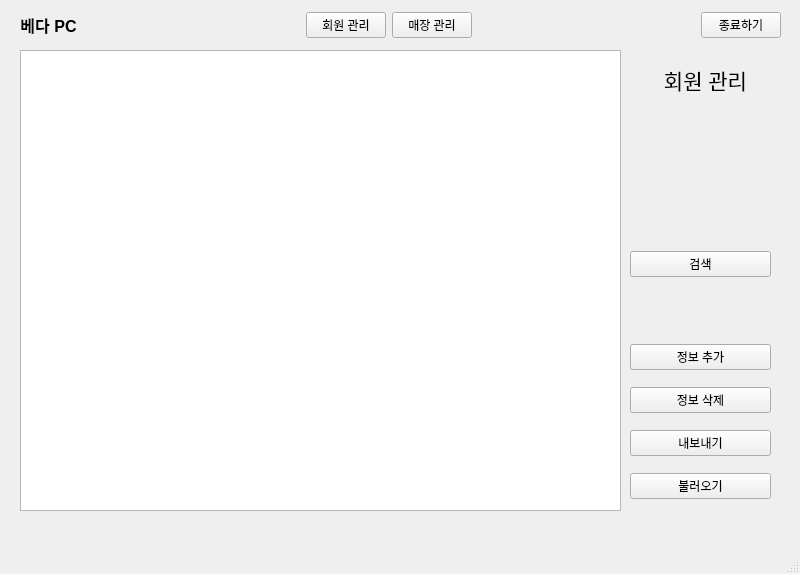
<?xml version="1.0" encoding="UTF-8"?>
<ui version="4.0">
 <class>MainWindow</class>
 <widget class="QMainWindow" name="MainWindow">
  <property name="geometry">
   <rect>
    <x>0</x>
    <y>0</y>
    <width>800</width>
    <height>574</height>
   </rect>
  </property>
  <property name="windowTitle">
   <string>MainWindow</string>
  </property>
  <widget class="QWidget" name="centralwidget">
   <widget class="QStackedWidget" name="stackedWidget">
    <property name="geometry">
     <rect>
      <x>10</x>
      <y>50</y>
      <width>771</width>
      <height>491</height>
     </rect>
    </property>
    <property name="currentIndex">
     <number>0</number>
    </property>
    <widget class="QWidget" name="page_one_2">
     <widget class="QWidget" name="verticalLayoutWidget_4">
      <property name="geometry">
       <rect>
        <x>620</x>
        <y>190</y>
        <width>141</width>
        <height>271</height>
       </rect>
      </property>
      <layout class="QVBoxLayout" name="verticalLayout_2">
       <item>
        <widget class="QPushButton" name="SearchBtn_2">
         <property name="text">
          <string>검색</string>
         </property>
        </widget>
       </item>
       <item>
        <spacer name="verticalSpacer_3">
         <property name="orientation">
          <enum>Qt::Orientation::Vertical</enum>
         </property>
         <property name="sizeType">
          <enum>QSizePolicy::Policy::Preferred</enum>
         </property>
         <property name="sizeHint" stdset="0">
          <size>
           <width>20</width>
           <height>50</height>
          </size>
         </property>
        </spacer>
       </item>
       <item>
        <widget class="QPushButton" name="InfoAddBtn_2">
         <property name="text">
          <string>정보 추가</string>
         </property>
        </widget>
       </item>
       <item>
        <widget class="QPushButton" name="InfoDelBtn_2">
         <property name="text">
          <string>정보 삭제</string>
         </property>
        </widget>
       </item>
       <item>
        <widget class="QPushButton" name="pushButton_SaveFile">
         <property name="text">
          <string>내보내기</string>
         </property>
        </widget>
       </item>
       <item>
        <widget class="QPushButton" name="pushButton_LoadFile">
         <property name="text">
          <string>불러오기</string>
         </property>
        </widget>
       </item>
      </layout>
     </widget>
     <widget class="QTreeView" name="InfoView_2">
      <property name="geometry">
       <rect>
        <x>10</x>
        <y>0</y>
        <width>601</width>
        <height>461</height>
       </rect>
      </property>
     </widget>
     <widget class="QLabel" name="label_5">
      <property name="geometry">
       <rect>
        <x>620</x>
        <y>0</y>
        <width>151</width>
        <height>61</height>
       </rect>
      </property>
      <property name="text">
       <string>&lt;html&gt;&lt;head/&gt;&lt;body&gt;&lt;p align=&quot;center&quot;&gt;&lt;span style=&quot; font-size:16pt;&quot;&gt;회원 관리&lt;/span&gt;&lt;/p&gt;&lt;/body&gt;&lt;/html&gt;</string>
      </property>
     </widget>
    </widget>
    <widget class="QWidget" name="page_two_2">
     <widget class="QWidget" name="formLayoutWidget_2">
      <property name="geometry">
       <rect>
        <x>50</x>
        <y>20</y>
        <width>441</width>
        <height>411</height>
       </rect>
      </property>
      <layout class="QFormLayout" name="formLayout_4">
       <item row="0" column="0">
        <widget class="QLabel" name="label_2">
         <property name="text">
          <string>이름</string>
         </property>
        </widget>
       </item>
       <item row="0" column="1">
        <widget class="QLineEdit" name="lineEdit_Name"/>
       </item>
       <item row="1" column="0">
        <widget class="QLabel" name="label_4">
         <property name="text">
          <string>아이디</string>
         </property>
        </widget>
       </item>
       <item row="1" column="1">
        <widget class="QLineEdit" name="lineEdit_ID"/>
       </item>
       <item row="2" column="0">
        <widget class="QLabel" name="label_18">
         <property name="text">
          <string>비밀번호</string>
         </property>
        </widget>
       </item>
       <item row="2" column="1">
        <widget class="QLineEdit" name="lineEdit_PW"/>
       </item>
       <item row="3" column="0">
        <widget class="QLabel" name="label_3">
         <property name="text">
          <string>잔여금액</string>
         </property>
        </widget>
       </item>
       <item row="3" column="1">
        <widget class="QSpinBox" name="spinBox_Charge"/>
       </item>
       <item row="4" column="0">
        <widget class="QLabel" name="label_13">
         <property name="text">
          <string>전화번호</string>
         </property>
        </widget>
       </item>
       <item row="4" column="1">
        <widget class="QLineEdit" name="lineEdit_Phone"/>
       </item>
       <item row="5" column="0">
        <widget class="QLabel" name="label_16">
         <property name="text">
          <string>생년월일</string>
         </property>
        </widget>
       </item>
       <item row="5" column="1">
        <widget class="QDateEdit" name="dateEdit"/>
       </item>
       <item row="7" column="0">
        <widget class="QLabel" name="label_14">
         <property name="text">
          <string>이메일</string>
         </property>
        </widget>
       </item>
       <item row="7" column="1">
        <widget class="QLineEdit" name="lineEdit_Email"/>
       </item>
       <item row="9" column="0">
        <widget class="QLabel" name="label_15">
         <property name="text">
          <string>주소</string>
         </property>
        </widget>
       </item>
       <item row="13" column="0">
        <widget class="QLabel" name="label_17">
         <property name="text">
          <string>메모</string>
         </property>
        </widget>
       </item>
       <item row="13" column="1">
        <widget class="QTextEdit" name="textEdit_Memo"/>
       </item>
       <item row="6" column="0">
        <widget class="QLabel" name="label_Gender">
         <property name="text">
          <string>성별</string>
         </property>
        </widget>
       </item>
       <item row="6" column="1">
        <layout class="QHBoxLayout" name="horizontalLayout_4">
         <item>
          <widget class="QRadioButton" name="radioButton_Male">
           <property name="text">
            <string>남자</string>
           </property>
          </widget>
         </item>
         <item>
          <widget class="QRadioButton" name="radioButton_Female">
           <property name="text">
            <string>여자</string>
           </property>
          </widget>
         </item>
        </layout>
       </item>
       <item row="9" column="1">
        <widget class="QTextEdit" name="textEdit_Address"/>
       </item>
      </layout>
     </widget>
     <widget class="QWidget" name="verticalLayoutWidget_5">
      <property name="geometry">
       <rect>
        <x>560</x>
        <y>320</y>
        <width>160</width>
        <height>61</height>
       </rect>
      </property>
      <layout class="QVBoxLayout" name="verticalLayout_5">
       <item>
        <widget class="QPushButton" name="pushButton_Add">
         <property name="text">
          <string>저장</string>
         </property>
        </widget>
       </item>
       <item>
        <widget class="QPushButton" name="pushButton_Back">
         <property name="text">
          <string>뒤로가기</string>
         </property>
        </widget>
       </item>
      </layout>
     </widget>
     <widget class="QLabel" name="label_27">
      <property name="geometry">
       <rect>
        <x>570</x>
        <y>30</y>
        <width>151</width>
        <height>61</height>
       </rect>
      </property>
      <property name="text">
       <string>&lt;html&gt;&lt;head/&gt;&lt;body&gt;&lt;p align=&quot;center&quot;&gt;&lt;span style=&quot; font-size:16pt;&quot;&gt;회원 정보 관리&lt;/span&gt;&lt;/p&gt;&lt;/body&gt;&lt;/html&gt;</string>
      </property>
     </widget>
    </widget>
    <widget class="QWidget" name="page_three">
     <widget class="QGroupBox" name="groupBox">
      <property name="geometry">
       <rect>
        <x>20</x>
        <y>30</y>
        <width>161</width>
        <height>201</height>
       </rect>
      </property>
      <property name="sizePolicy">
       <sizepolicy hsizetype="Fixed" vsizetype="Fixed">
        <horstretch>20</horstretch>
        <verstretch>20</verstretch>
       </sizepolicy>
      </property>
      <property name="title">
       <string>1번 자리</string>
      </property>
      <widget class="QWidget" name="verticalLayoutWidget_6">
       <property name="geometry">
        <rect>
         <x>10</x>
         <y>30</y>
         <width>141</width>
         <height>161</height>
        </rect>
       </property>
       <layout class="QVBoxLayout" name="verticalLayout_6">
        <item>
         <widget class="QLabel" name="label_6">
          <property name="text">
           <string>&lt;html&gt;&lt;head/&gt;&lt;body&gt;&lt;p align=&quot;center&quot;&gt;비어있음.&lt;/p&gt;&lt;/body&gt;&lt;/html&gt;</string>
          </property>
         </widget>
        </item>
        <item>
         <widget class="QPushButton" name="pushButton">
          <property name="text">
           <string>채팅 입장</string>
          </property>
         </widget>
        </item>
       </layout>
      </widget>
     </widget>
     <widget class="QGroupBox" name="groupBox_2">
      <property name="geometry">
       <rect>
        <x>210</x>
        <y>30</y>
        <width>161</width>
        <height>201</height>
       </rect>
      </property>
      <property name="sizePolicy">
       <sizepolicy hsizetype="Fixed" vsizetype="Fixed">
        <horstretch>20</horstretch>
        <verstretch>20</verstretch>
       </sizepolicy>
      </property>
      <property name="title">
       <string>2번 자리</string>
      </property>
      <widget class="QWidget" name="verticalLayoutWidget_7">
       <property name="geometry">
        <rect>
         <x>10</x>
         <y>30</y>
         <width>141</width>
         <height>161</height>
        </rect>
       </property>
       <layout class="QVBoxLayout" name="verticalLayout_7">
        <item>
         <widget class="QLabel" name="label_7">
          <property name="text">
           <string>&lt;html&gt;&lt;head/&gt;&lt;body&gt;&lt;p align=&quot;center&quot;&gt;비어있음.&lt;/p&gt;&lt;/body&gt;&lt;/html&gt;</string>
          </property>
         </widget>
        </item>
        <item>
         <widget class="QPushButton" name="pushButton_2">
          <property name="text">
           <string>채팅 입장</string>
          </property>
         </widget>
        </item>
       </layout>
      </widget>
     </widget>
     <widget class="QGroupBox" name="groupBox_3">
      <property name="geometry">
       <rect>
        <x>400</x>
        <y>30</y>
        <width>161</width>
        <height>201</height>
       </rect>
      </property>
      <property name="sizePolicy">
       <sizepolicy hsizetype="Fixed" vsizetype="Fixed">
        <horstretch>20</horstretch>
        <verstretch>20</verstretch>
       </sizepolicy>
      </property>
      <property name="title">
       <string>3번 자리</string>
      </property>
      <widget class="QWidget" name="verticalLayoutWidget_8">
       <property name="geometry">
        <rect>
         <x>10</x>
         <y>30</y>
         <width>141</width>
         <height>161</height>
        </rect>
       </property>
       <layout class="QVBoxLayout" name="verticalLayout_11">
        <item>
         <widget class="QLabel" name="label_19">
          <property name="text">
           <string>&lt;html&gt;&lt;head/&gt;&lt;body&gt;&lt;p align=&quot;center&quot;&gt;비어있음.&lt;/p&gt;&lt;/body&gt;&lt;/html&gt;</string>
          </property>
         </widget>
        </item>
        <item>
         <widget class="QPushButton" name="pushButton_6">
          <property name="text">
           <string>채팅 입장</string>
          </property>
         </widget>
        </item>
       </layout>
      </widget>
     </widget>
     <widget class="QGroupBox" name="groupBox_4">
      <property name="geometry">
       <rect>
        <x>590</x>
        <y>30</y>
        <width>161</width>
        <height>201</height>
       </rect>
      </property>
      <property name="sizePolicy">
       <sizepolicy hsizetype="Fixed" vsizetype="Fixed">
        <horstretch>20</horstretch>
        <verstretch>20</verstretch>
       </sizepolicy>
      </property>
      <property name="title">
       <string>4번 자리</string>
      </property>
      <widget class="QWidget" name="verticalLayoutWidget_9">
       <property name="geometry">
        <rect>
         <x>10</x>
         <y>30</y>
         <width>141</width>
         <height>161</height>
        </rect>
       </property>
       <layout class="QVBoxLayout" name="verticalLayout_15">
        <item>
         <widget class="QLabel" name="label_26">
          <property name="text">
           <string>&lt;html&gt;&lt;head/&gt;&lt;body&gt;&lt;p align=&quot;center&quot;&gt;&lt;span style=&quot; font-weight:700; text-decoration: underline;&quot;&gt;사용중&lt;/span&gt;&lt;/p&gt;&lt;p align=&quot;center&quot;&gt;이용위(dldyddnl) - &lt;/p&gt;&lt;p align=&quot;center&quot;&gt;(Leauge of Legends)&lt;/p&gt;&lt;p align=&quot;center&quot;&gt;[03:10]&lt;/p&gt;&lt;/body&gt;&lt;/html&gt;</string>
          </property>
         </widget>
        </item>
        <item>
         <widget class="QPushButton" name="pushButton_10">
          <property name="text">
           <string>채팅 입장</string>
          </property>
         </widget>
        </item>
       </layout>
      </widget>
     </widget>
     <widget class="QGroupBox" name="groupBox_6">
      <property name="geometry">
       <rect>
        <x>20</x>
        <y>240</y>
        <width>161</width>
        <height>201</height>
       </rect>
      </property>
      <property name="sizePolicy">
       <sizepolicy hsizetype="Fixed" vsizetype="Fixed">
        <horstretch>20</horstretch>
        <verstretch>20</verstretch>
       </sizepolicy>
      </property>
      <property name="title">
       <string>5번 자리</string>
      </property>
      <widget class="QWidget" name="verticalLayoutWidget_11">
       <property name="geometry">
        <rect>
         <x>10</x>
         <y>30</y>
         <width>141</width>
         <height>161</height>
        </rect>
       </property>
       <layout class="QVBoxLayout" name="verticalLayout_12">
        <item>
         <widget class="QLabel" name="label_28">
          <property name="text">
           <string>&lt;html&gt;&lt;head/&gt;&lt;body&gt;&lt;p align=&quot;center&quot;&gt;비어있음.&lt;/p&gt;&lt;/body&gt;&lt;/html&gt;</string>
          </property>
         </widget>
        </item>
        <item>
         <widget class="QPushButton" name="pushButton_7">
          <property name="text">
           <string>채팅 입장</string>
          </property>
         </widget>
        </item>
       </layout>
      </widget>
     </widget>
     <widget class="QGroupBox" name="groupBox_7">
      <property name="geometry">
       <rect>
        <x>210</x>
        <y>240</y>
        <width>161</width>
        <height>201</height>
       </rect>
      </property>
      <property name="sizePolicy">
       <sizepolicy hsizetype="Fixed" vsizetype="Fixed">
        <horstretch>20</horstretch>
        <verstretch>20</verstretch>
       </sizepolicy>
      </property>
      <property name="title">
       <string>6번 자리</string>
      </property>
      <widget class="QWidget" name="verticalLayoutWidget_12">
       <property name="geometry">
        <rect>
         <x>10</x>
         <y>30</y>
         <width>141</width>
         <height>161</height>
        </rect>
       </property>
       <layout class="QVBoxLayout" name="verticalLayout_13">
        <item>
         <widget class="QLabel" name="label_29">
          <property name="text">
           <string>&lt;html&gt;&lt;head/&gt;&lt;body&gt;&lt;p align=&quot;center&quot;&gt;비어있음.&lt;/p&gt;&lt;/body&gt;&lt;/html&gt;</string>
          </property>
         </widget>
        </item>
        <item>
         <widget class="QPushButton" name="pushButton_8">
          <property name="text">
           <string>채팅 입장</string>
          </property>
         </widget>
        </item>
       </layout>
      </widget>
     </widget>
     <widget class="QGroupBox" name="groupBox_8">
      <property name="geometry">
       <rect>
        <x>400</x>
        <y>240</y>
        <width>161</width>
        <height>201</height>
       </rect>
      </property>
      <property name="sizePolicy">
       <sizepolicy hsizetype="Fixed" vsizetype="Fixed">
        <horstretch>20</horstretch>
        <verstretch>20</verstretch>
       </sizepolicy>
      </property>
      <property name="title">
       <string>7번 자리</string>
      </property>
      <widget class="QWidget" name="verticalLayoutWidget_13">
       <property name="geometry">
        <rect>
         <x>10</x>
         <y>30</y>
         <width>141</width>
         <height>161</height>
        </rect>
       </property>
       <layout class="QVBoxLayout" name="verticalLayout_14">
        <item>
         <widget class="QLabel" name="label_30">
          <property name="text">
           <string>&lt;html&gt;&lt;head/&gt;&lt;body&gt;&lt;p align=&quot;center&quot;&gt;비어있음.&lt;/p&gt;&lt;/body&gt;&lt;/html&gt;</string>
          </property>
         </widget>
        </item>
        <item>
         <widget class="QPushButton" name="pushButton_9">
          <property name="text">
           <string>채팅 입장</string>
          </property>
         </widget>
        </item>
       </layout>
      </widget>
     </widget>
    </widget>
   </widget>
   <widget class="QWidget" name="verticalLayoutWidget">
    <property name="geometry">
     <rect>
      <x>20</x>
      <y>10</y>
      <width>761</width>
      <height>31</height>
     </rect>
    </property>
    <layout class="QHBoxLayout" name="horizontalLayout_2">
     <property name="sizeConstraint">
      <enum>QLayout::SizeConstraint::SetDefaultConstraint</enum>
     </property>
     <item>
      <widget class="QLabel" name="Title_2">
       <property name="layoutDirection">
        <enum>Qt::LayoutDirection::LeftToRight</enum>
       </property>
       <property name="text">
        <string>&lt;html&gt;&lt;head/&gt;&lt;body&gt;&lt;p align=&quot;center&quot;&gt;&lt;span style=&quot; font-size:12pt; font-weight:700;&quot;&gt;베다 PC&lt;/span&gt;&lt;/p&gt;&lt;/body&gt;&lt;/html&gt;</string>
       </property>
      </widget>
     </item>
     <item>
      <spacer name="horizontalSpacer_3">
       <property name="orientation">
        <enum>Qt::Orientation::Horizontal</enum>
       </property>
       <property name="sizeHint" stdset="0">
        <size>
         <width>40</width>
         <height>20</height>
        </size>
       </property>
      </spacer>
     </item>
     <item>
      <widget class="QPushButton" name="ConsumerBtn_2">
       <property name="text">
        <string>회원 관리</string>
       </property>
       <property name="iconSize">
        <size>
         <width>20</width>
         <height>20</height>
        </size>
       </property>
      </widget>
     </item>
     <item>
      <widget class="QPushButton" name="LobbyBtn_2">
       <property name="text">
        <string>매장 관리</string>
       </property>
      </widget>
     </item>
     <item>
      <spacer name="horizontalSpacer_4">
       <property name="orientation">
        <enum>Qt::Orientation::Horizontal</enum>
       </property>
       <property name="sizeHint" stdset="0">
        <size>
         <width>40</width>
         <height>20</height>
        </size>
       </property>
      </spacer>
     </item>
     <item>
      <widget class="QPushButton" name="QuitBtn_2">
       <property name="text">
        <string>종료하기</string>
       </property>
      </widget>
     </item>
    </layout>
   </widget>
  </widget>
  <widget class="QMenuBar" name="menubar">
   <property name="geometry">
    <rect>
     <x>0</x>
     <y>0</y>
     <width>800</width>
     <height>22</height>
    </rect>
   </property>
  </widget>
  <widget class="QStatusBar" name="statusbar">
   <property name="sizeGripEnabled">
    <bool>true</bool>
   </property>
  </widget>
 </widget>
 <resources/>
 <connections/>
</ui>
